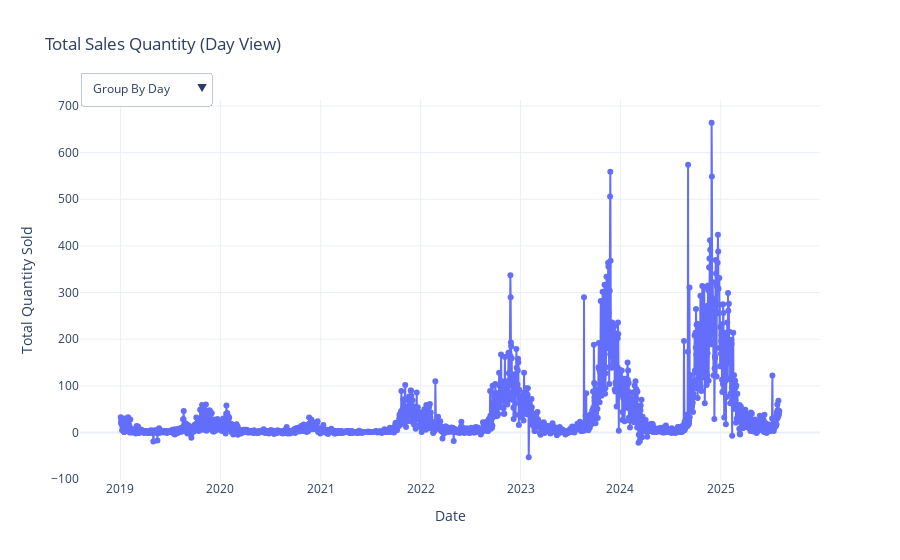

Notebook code cell kept with this figure:
### Code cell
# Visualize Data to Identify Patterns and Seasonality
plot_interactive_sales_dashboard(data)

### Figure 1 — Plotly figure (JSON) as saved in the notebook; plotly's stock layout.template omitted (floating-point values rounded to 4 significant figures; data arrays with more than 128 entries replaced by an {"elided": "..."} marker saying what was removed)
{"data": [{"line": {"width": 2}, "marker": {"size": 6}, "mode": "lines+markers", "name": "Day Sales", "type": "scatter", "visible": true, "x": {"elided": "2213 str values"}, "y": {"elided": "2213 float values"}}, {"line": {"width": 2}, "marker": {"size": 6}, "mode": "lines+markers", "name": "Month Sales", "type": "scatter", "visible": false, "x": ["2019-01-01T00:00:00", "2019-02-01T00:00:00", "2019-03-01T00:00:00", "2019-04-01T00:00:00", "2019-05-01T00:00:00", "2019-06-01T00:00:00", "2019-07-01T00:00:00", "2019-08-01T00:00:00", "2019-09-01T00:00:00", "2019-10-01T00:00:00", "2019-11-01T00:00:00", "2019-12-01T00:00:00", "2020-01-01T00:00:00", "2020-02-01T00:00:00", "2020-03-01T00:00:00", "2020-04-01T00:00:00", "2020-05-01T00:00:00", "2020-06-01T00:00:00", "2020-07-01T00:00:00", "2020-08-01T00:00:00", "2020-09-01T00:00:00", "2020-10-01T00:00:00", "2020-11-01T00:00:00", "2020-12-01T00:00:00", "2021-01-01T00:00:00", "2021-02-01T00:00:00", "2021-03-01T00:00:00", "2021-04-01T00:00:00", "2021-05-01T00:00:00", "2021-06-01T00:00:00", "2021-07-01T00:00:00", "2021-08-01T00:00:00", "2021-09-01T00:00:00", "2021-10-01T00:00:00", "2021-11-01T00:00:00", "2021-12-01T00:00:00", "2022-01-01T00:00:00", "2022-02-01T00:00:00", "2022-03-01T00:00:00", "2022-04-01T00:00:00", "2022-05-01T00:00:00", "2022-06-01T00:00:00", "2022-07-01T00:00:00", "2022-08-01T00:00:00", "2022-09-01T00:00:00", "2022-10-01T00:00:00", "2022-11-01T00:00:00", "2022-12-01T00:00:00", "2023-01-01T00:00:00", "2023-02-01T00:00:00", "2023-03-01T00:00:00", "2023-04-01T00:00:00", "2023-05-01T00:00:00", "2023-06-01T00:00:00", "2023-07-01T00:00:00", "2023-08-01T00:00:00", "2023-09-01T00:00:00", "2023-10-01T00:00:00", "2023-11-01T00:00:00", "2023-12-01T00:00:00", "2024-01-01T00:00:00", "2024-02-01T00:00:00", "2024-03-01T00:00:00", "2024-04-01T00:00:00", "2024-05-01T00:00:00", "2024-06-01T00:00:00", "2024-07-01T00:00:00", "2024-08-01T00:00:00", "2024-09-01T00:00:00", "2024-10-01T00:00:00", "2024-11-01T00:00:00", "2024-12-01T00:00:00", "2025-01-01T00:00:00", "2025-02-01T00:00:00", "2025-03-01T00:00:00", "2025-04-01T00:00:00", "2025-05-01T00:00:00", "2025-06-01T00:00:00", "2025-07-01T00:00:00", "2025-08-01T00:00:00"], "y": [418.0, 153.0, 98.0, 42.0, 27.0, 26.0, 46.0, 324.0, 170.0, 634.0, 850.0, 438.0, 629.0, 278.0, 76.0, 40.0, 30.0, 34.0, 39.0, 46.0, 46.0, 247.0, 359.0, 298.0, 92.0, 54.0, 23.0, 28.0, 15.0, 7.0, 13.0, 50.0, 149.0, 887.0, 1573.0, 1078.0, 716.0, 687.0, 254.0, 190.0, 128.0, 96.0, 137.0, 269.0, 1041.0, 2426.0, 3558.0, 2799.0, 1733.0, 965.0, 440.0, 221.0, 127.0, 50.0, 224.0, 762.0, 1242.0, 3524.0, 6991.0, 4587.0, 2617.0, 1649.0, 695.0, 299.0, 139.0, 154.0, 129.0, 502.0, 2974.0, 5330.0, 7745.0, 7234.0, 5097.0, 3029.0, 1059.0, 680.0, 459.0, 384.0, 769.0, 125.0]}, {"line": {"width": 2}, "marker": {"size": 6}, "mode": "lines+markers", "name": "Year Sales", "type": "scatter", "visible": false, "x": ["2019-01-01T00:00:00", "2020-01-01T00:00:00", "2021-01-01T00:00:00", "2022-01-01T00:00:00", "2023-01-01T00:00:00", "2024-01-01T00:00:00", "2025-01-01T00:00:00"], "y": [3226.0, 2122.0, 3969.0, 12300.0, 20870.0, 29470.0, 11600.0]}], "layout": {"title": {"text": "Total Sales Quantity (Day View)"}, "updatemenus": [{"active": 0, "buttons": [{"args": [{"visible": [true, false, false]}, {"title": "Total Sales Quantity (Day View)"}], "label": "Group By Day", "method": "update"}, {"args": [{"visible": [false, true, false]}, {"title": "Total Sales Quantity (Month View)"}], "label": "Group By Month", "method": "update"}, {"args": [{"visible": [false, false, true]}, {"title": "Total Sales Quantity (Year View)"}], "label": "Group By Year", "method": "update"}], "direction": "down", "pad": {"r": 10, "t": 10}, "showactive": true, "x": 0, "xanchor": "left", "y": 1.1, "yanchor": "top"}], "xaxis": {"title": {"text": "Date"}}, "yaxis": {"title": {"text": "Total Quantity Sold"}}}}
